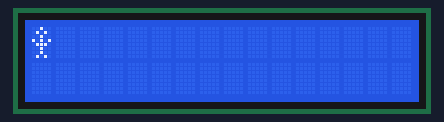
This sketch was run on a simulated Arduino Uno, built with avr-gcc and run on an emulated ATmega328P. On the bench: 16×2 character LCD.

Above: at 1.72 s.
At 2.93 s:
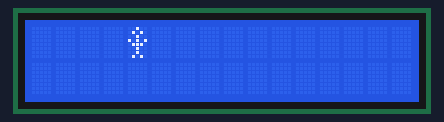
At 4.14 s:
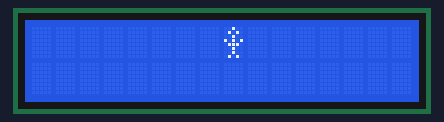
At 6.55 s:
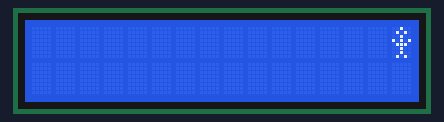
At 8.97 s:
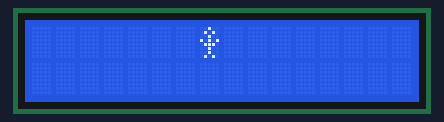
At 11.7 s:
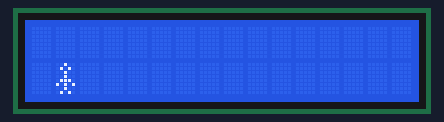

Measured:
- by itself, everything shown: repeats every 9.7 s, in 32 steps

The sketch:

tamrin2_4.ino
```cpp
#include <LiquidCrystal.h>

LiquidCrystal lcd(12, 11, 5, 4, 3, 2);

byte armsDown[8] = {
  B00100, B01010, B00100, B00100, B01110, B10101, B00100, B01010
};

byte armsUp[8] = {
  B00100, B01010, B00100, B10101, B01110, B00100, B00100, B01010
};

void setup() {
  lcd.begin(16, 2);
  lcd.createChar(0, armsDown);
  lcd.createChar(1, armsUp);
  lcd.print("Diagonal Dance!");
  delay(1500);
}

void loop() {
  for (int col = 0; col < 16; col++) {
    lcd.clear();
    if (col % 2 == 0) {
      lcd.setCursor(col, 0);
      lcd.write(byte(1));
    } else {
      lcd.setCursor(col, 1);
      lcd.write(byte(0));
    }
    delay(300);
  }

  for (int col = 15; col >= 0; col--) {
    lcd.clear();
    if (col % 2 != 0) {
      lcd.setCursor(col, 0);
      lcd.write(byte(1));
    } else {
      lcd.setCursor(col, 1);
      lcd.write(byte(0));
    }
    delay(300);
  }
}
```
